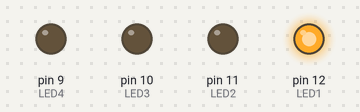
This program was run on a simulated Arduino Mega 2560, built with avr-gcc and run on an emulated ATmega2560. On the bench: output pins drawn as LEDs (lit = HIGH).

Above: at 0.05 s.
At 0.65 s:
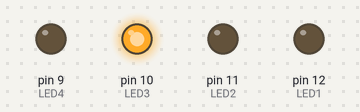
At 1.35 s:
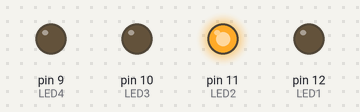
At 2.75 s:
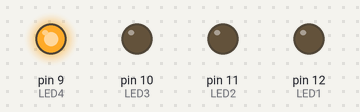
Timing chart, 0 to 3.0 s (numbered marks = the images above):
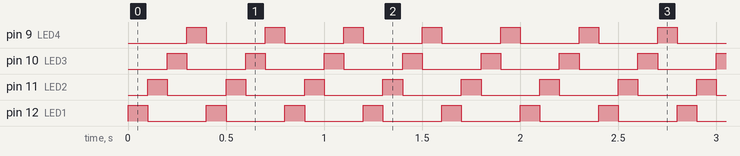

Measured:
- by itself, pin 9 (LED4), pin 10 (LED3), pin 11 (LED2), pin 12 (LED1): alternates HIGH for 0.10 s and LOW for 0.30 s

The program:

main.cpp
```cpp
#include <Arduino.h>
#define LED1 12
#define LED2 11
#define LED3 10
#define LED4 9

int Alarme = 0;

// the setup function runs once when you press reset or power the board
void setup()
{
  // initialize digital pin LED_BUILTIN as an output.
  Serial.begin(9600);

  pinMode(LED1, OUTPUT);
  pinMode(LED2, OUTPUT);
  pinMode(LED3, OUTPUT);
  pinMode(LED4, OUTPUT);

  int mystr[10]; //Initialized variable to store recieved data
}
int ReceiveSerialData(void)
{
  int Level = 1;

  return Level;
}

 void allumerLED(void)
 {
   digitalWrite(12, HIGH);   // turn the LED on (HIGH is the voltage level)
   digitalWrite(11, LOW);
   digitalWrite(10, LOW);
   digitalWrite(9, LOW);
   delay(100);
   digitalWrite(12, LOW);   // turn the LED on (HIGH is the voltage level)
   digitalWrite(11, HIGH);
   digitalWrite(10, LOW);
   digitalWrite(9, LOW);
   delay(100);                       // wait for a second
   digitalWrite(12, LOW);   // turn the LED on (HIGH is the voltage level)
   digitalWrite(11, LOW);
   digitalWrite(10, HIGH);
   digitalWrite(9, LOW);
   delay(100);
   digitalWrite(12, LOW);   // turn the LED on (HIGH is the voltage level)
   digitalWrite(11, LOW);
   digitalWrite(10, LOW);
   digitalWrite(9, HIGH);
   delay(100);
 }

 void loop ()
{
Alarme = ReceiveSerialData();

  if(Alarme == 1)
 {
   allumerLED();
 }
 else
 {
  Alarme = 0;
 }
}
```
